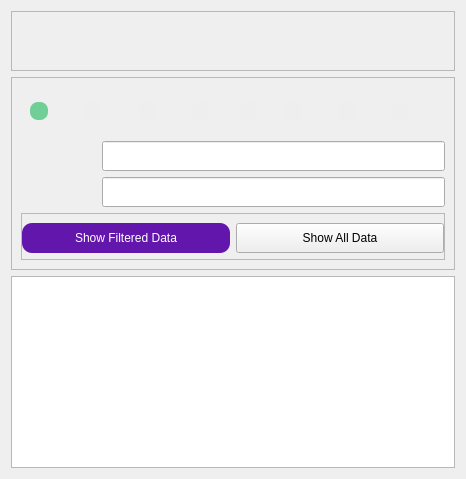
      <widget class="QWidget" name="simbad_page">
       <layout class="QGridLayout" name="gridLayout_2">
        <item row="0" column="0">
         <widget class="QFrame" name="frame_2">
          <property name="minimumSize">
           <size>
            <width>0</width>
            <height>60</height>
           </size>
          </property>
          <property name="maximumSize">
           <size>
            <width>16777215</width>
            <height>60</height>
           </size>
          </property>
          <property name="frameShape">
           <enum>QFrame::StyledPanel</enum>
          </property>
          <property name="frameShadow">
           <enum>QFrame::Raised</enum>
          </property>
          <layout class="QGridLayout" name="gridLayout_7">
           <item row="0" column="0">
            <widget class="QLabel" name="label">
             <property name="minimumSize">
              <size>
               <width>90</width>
               <height>40</height>
              </size>
             </property>
             <property name="maximumSize">
              <size>
               <width>90</width>
               <height>40</height>
              </size>
             </property>
             <property name="text">
              <string/>
             </property>
             <property name="pixmap">
              <pixmap resource="../icon.qrc">:/icon/icon/simbad.png</pixmap>
             </property>
             <property name="scaledContents">
              <bool>true</bool>
             </property>
            </widget>
           </item>
          </layout>
         </widget>
        </item>
        <item row="1" column="0">
         <widget class="QFrame" name="frame_13">
          <property name="styleSheet">
           <string notr="true"/>
          </property>
          <property name="frameShape">
           <enum>QFrame::StyledPanel</enum>
          </property>
          <property name="frameShadow">
           <enum>QFrame::Raised</enum>
          </property>
          <layout class="QGridLayout" name="gridLayout_18">
           <item row="2" column="0">
            <widget class="QLabel" name="rangelabel_2">
             <property name="minimumSize">
              <size>
               <width>75</width>
               <height>0</height>
              </size>
             </property>
             <property name="maximumSize">
              <size>
               <width>75</width>
               <height>16777215</height>
              </size>
             </property>
             <property name="font">
              <font>
               <family>Segoe UI</family>
               <pointsize>10</pointsize>
              </font>
             </property>
             <property name="text">
              <string>&lt;html&gt;&lt;head/&gt;&lt;body&gt;&lt;p&gt;&lt;span style=&quot; color:#eeeeee;&quot;&gt;Range ±: &lt;/span&gt;&lt;/p&gt;&lt;/body&gt;&lt;/html&gt;</string>
             </property>
            </widget>
           </item>
           <item row="1" column="1">
            <widget class="QLineEdit" name="sim_index_lineEdit">
             <property name="minimumSize">
              <size>
               <width>0</width>
               <height>30</height>
              </size>
             </property>
             <property name="maximumSize">
              <size>
               <width>16777215</width>
               <height>30</height>
              </size>
             </property>
             <property name="font">
              <font>
               <family>Arial</family>
               <pointsize>11</pointsize>
              </font>
             </property>
             <property name="clearButtonEnabled">
              <bool>true</bool>
             </property>
            </widget>
           </item>
           <item row="0" column="0" colspan="2">
            <widget class="QWidget" name="indexwidget_3" native="true">
             <property name="minimumSize">
              <size>
               <width>0</width>
               <height>40</height>
              </size>
             </property>
             <property name="styleSheet">
              <string notr="true">QRadioButton{
color: #eeeeee;
}

QRadioButton::indicator {
width: 18px;
height: 18px;
border-radius:8px;
}

QRadioButton::indicator::unchecked
{
   background-color: #eeeeee;
}
QRadioButton::indicator:unchecked:hover
{
    background-color: #6316AC;
}
QRadioButton::indicator::checked 
{
   background-color: #6fcf97;
}

QRadioButton::indicator:checked:pressed 
{
   background-color: #7e31b5;
}

QRadioButton::indicator:unchecked:pressed 
{
   background-color: #7e31b5;
}</string>
             </property>
             <layout class="QGridLayout" name="gridLayout_25">
              <item row="0" column="0">
               <widget class="QRadioButton" name="sim_bv_radioButton">
                <property name="minimumSize">
                 <size>
                  <width>0</width>
                  <height>30</height>
                 </size>
                </property>
                <property name="maximumSize">
                 <size>
                  <width>16777215</width>
                  <height>30</height>
                 </size>
                </property>
                <property name="font">
                 <font>
                  <family>Segoe UI</family>
                  <pointsize>10</pointsize>
                 </font>
                </property>
                <property name="text">
                 <string>B-V</string>
                </property>
                <property name="checked">
                 <bool>true</bool>
                </property>
               </widget>
              </item>
              <item row="0" column="1">
               <widget class="QRadioButton" name="sim_gv_radioButton">
                <property name="minimumSize">
                 <size>
                  <width>0</width>
                  <height>30</height>
                 </size>
                </property>
                <property name="maximumSize">
                 <size>
                  <width>16777215</width>
                  <height>30</height>
                 </size>
                </property>
                <property name="font">
                 <font>
                  <family>Segoe UI</family>
                  <pointsize>10</pointsize>
                 </font>
                </property>
                <property name="text">
                 <string>G-V</string>
                </property>
               </widget>
              </item>
              <item row="0" column="2">
               <widget class="QRadioButton" name="sim_ub_radioButton">
                <property name="minimumSize">
                 <size>
                  <width>0</width>
                  <height>30</height>
                 </size>
                </property>
                <property name="maximumSize">
                 <size>
                  <width>16777215</width>
                  <height>30</height>
                 </size>
                </property>
                <property name="font">
                 <font>
                  <family>Segoe UI</family>
                  <pointsize>10</pointsize>
                 </font>
                </property>
                <property name="text">
                 <string>U-B</string>
                </property>
               </widget>
              </item>
              <item row="0" column="3">
               <widget class="QRadioButton" name="sim_gr_radioButton">
                <property name="minimumSize">
                 <size>
                  <width>0</width>
                  <height>30</height>
                 </size>
                </property>
                <property name="maximumSize">
                 <size>
                  <width>16777215</width>
                  <height>30</height>
                 </size>
                </property>
                <property name="font">
                 <font>
                  <family>Segoe UI</family>
                  <pointsize>10</pointsize>
                 </font>
                </property>
                <property name="text">
                 <string>g-r</string>
                </property>
               </widget>
              </item>
              <item row="0" column="4">
               <widget class="QRadioButton" name="sim_iz_radioButton">
                <property name="minimumSize">
                 <size>
                  <width>0</width>
                  <height>30</height>
                 </size>
                </property>
                <property name="maximumSize">
                 <size>
                  <width>16777215</width>
                  <height>30</height>
                 </size>
                </property>
                <property name="font">
                 <font>
                  <family>Segoe UI</family>
                  <pointsize>10</pointsize>
                 </font>
                </property>
                <property name="text">
                 <string>i-z</string>
                </property>
               </widget>
              </item>
              <item row="0" column="5">
               <widget class="QRadioButton" name="sim_jh_radioButton">
                <property name="minimumSize">
                 <size>
                  <width>0</width>
                  <height>30</height>
                 </size>
                </property>
                <property name="maximumSize">
                 <size>
                  <width>16777215</width>
                  <height>30</height>
                 </size>
                </property>
                <property name="font">
                 <font>
                  <family>Segoe UI</family>
                  <pointsize>10</pointsize>
                 </font>
                </property>
                <property name="text">
                 <string>J-H</string>
                </property>
                <property name="checked">
                 <bool>false</bool>
                </property>
               </widget>
              </item>
              <item row="0" column="6">
               <widget class="QRadioButton" name="sim_hk_radioButton">
                <property name="minimumSize">
                 <size>
                  <width>0</width>
                  <height>30</height>
                 </size>
                </property>
                <property name="maximumSize">
                 <size>
                  <width>16777215</width>
                  <height>30</height>
                 </size>
                </property>
                <property name="font">
                 <font>
                  <family>Segoe UI</family>
                  <pointsize>10</pointsize>
                 </font>
                </property>
                <property name="text">
                 <string>H-K</string>
                </property>
                <property name="checked">
                 <bool>false</bool>
                </property>
               </widget>
              </item>
              <item row="0" column="7">
               <widget class="QRadioButton" name="sim_jk_radioButton">
                <property name="minimumSize">
                 <size>
                  <width>0</width>
                  <height>30</height>
                 </size>
                </property>
                <property name="maximumSize">
                 <size>
                  <width>16777215</width>
                  <height>30</height>
                 </size>
                </property>
                <property name="font">
                 <font>
                  <family>Segoe UI</family>
                  <pointsize>10</pointsize>
                 </font>
                </property>
                <property name="text">
                 <string>J-K</string>
                </property>
                <property name="checked">
                 <bool>false</bool>
                </property>
               </widget>
              </item>
             </layout>
            </widget>
           </item>
           <item row="4" column="0" colspan="2">
            <widget class="QFrame" name="frame_14">
             <property name="minimumSize">
              <size>
               <width>0</width>
               <height>30</height>
              </size>
             </property>
             <property name="frameShape">
              <enum>QFrame::StyledPanel</enum>
             </property>
             <property name="frameShadow">
              <enum>QFrame::Raised</enum>
             </property>
             <layout class="QGridLayout" name="gridLayout_19">
              <property name="leftMargin">
               <number>0</number>
              </property>
              <property name="topMargin">
               <number>9</number>
              </property>
              <property name="rightMargin">
               <number>0</number>
              </property>
              <property name="bottomMargin">
               <number>6</number>
              </property>
              <item row="0" column="1">
               <widget class="QPushButton" name="sim_showallBtn">
                <property name="minimumSize">
                 <size>
                  <width>0</width>
                  <height>30</height>
                 </size>
                </property>
                <property name="maximumSize">
                 <size>
                  <width>16777215</width>
                  <height>30</height>
                 </size>
                </property>
                <property name="text">
                 <string>Show All Data</string>
                </property>
                <property name="icon">
                 <iconset resource="../icon.qrc">
                  <normaloff>:/icon/icon/index.svg</normaloff>:/icon/icon/index.svg</iconset>
                </property>
               </widget>
              </item>
              <item row="0" column="0">
               <widget class="QPushButton" name="sim_showBtn">
                <property name="minimumSize">
                 <size>
                  <width>0</width>
                  <height>30</height>
                 </size>
                </property>
                <property name="maximumSize">
                 <size>
                  <width>16777215</width>
                  <height>30</height>
                 </size>
                </property>
                <property name="styleSheet">
                 <string notr="true">QPushButton{
background-color:  #6316AC;
border-radius: 10px;
	color: rgb(255, 255, 255);
}
QPushButton:hover {
background-color: #765cde;
}
    
QPushButton:pressed {
    background-color: #7e31b5;
}</string>
                </property>
                <property name="text">
                 <string>Show Filtered Data</string>
                </property>
                <property name="icon">
                 <iconset resource="../icon.qrc">
                  <normaloff>:/icon/icon/index.svg</normaloff>:/icon/icon/index.svg</iconset>
                </property>
                <property name="autoDefault">
                 <bool>true</bool>
                </property>
               </widget>
              </item>
             </layout>
            </widget>
           </item>
           <item row="2" column="1">
            <widget class="QLineEdit" name="sim_range_lineEdit">
             <property name="minimumSize">
              <size>
               <width>0</width>
               <height>30</height>
              </size>
             </property>
             <property name="maximumSize">
              <size>
               <width>16777215</width>
               <height>30</height>
              </size>
             </property>
             <property name="font">
              <font>
               <family>Arial</family>
               <pointsize>11</pointsize>
              </font>
             </property>
             <property name="clearButtonEnabled">
              <bool>true</bool>
             </property>
            </widget>
           </item>
           <item row="1" column="0">
            <widget class="QLabel" name="indexlabel_2">
             <property name="minimumSize">
              <size>
               <width>75</width>
               <height>0</height>
              </size>
             </property>
             <property name="maximumSize">
              <size>
               <width>75</width>
               <height>16777215</height>
              </size>
             </property>
             <property name="font">
              <font>
               <family>Segoe UI</family>
               <pointsize>10</pointsize>
              </font>
             </property>
             <property name="text">
              <string>&lt;html&gt;&lt;head/&gt;&lt;body&gt;&lt;p&gt;&lt;span style=&quot; color:#eeeeee;&quot;&gt;Index Value: &lt;/span&gt;&lt;/p&gt;&lt;/body&gt;&lt;/html&gt;</string>
             </property>
            </widget>
           </item>
          </layout>
         </widget>
        </item>
        <item row="2" column="0">
         <widget class="QTableWidget" name="simbad_tableWidget">
          <property name="editTriggers">
           <set>QAbstractItemView::NoEditTriggers</set>
          </property>
         </widget>
        </item>
       </layout>
      </widget>
